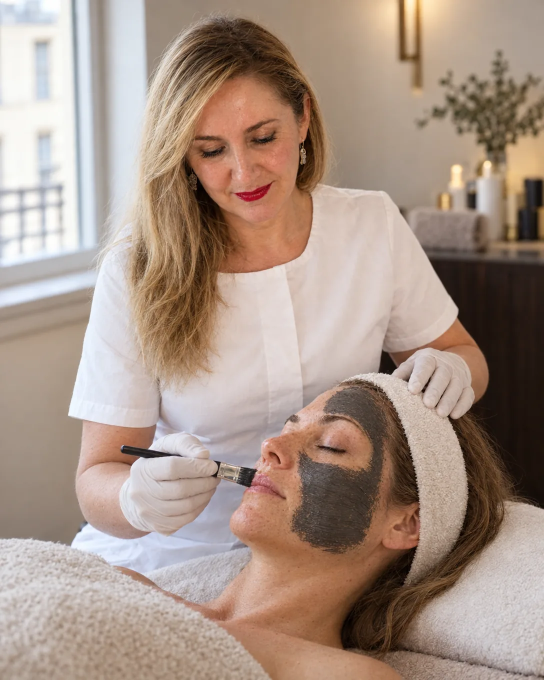
#> input picture src/assets/lp/carbon/hero-teresa.webp, 1088 x 1360 px, found by its file name (shown at 1/2 size)
$ python render_animatic.py ../../../src/assets/lp/carbon/hero-teresa.webp ../../../src/assets/lp/carbon/methode-1.webp ../../../src/assets/lp/carbon/methode-3.webp
#> lines starting #> are read from the running program, lines starting #| are printed output that depends on the picture
"""Rough cut (animatic) of the Carbon avatar video, 9:16, silent, watermarked «ENTWURF».

It lays out the timing of AVATAR-VIDEO-GUIDE.md section 2.2 with the material that exists today:
the three approved clips (from public/assets/lp-carbon/hero-video.mp4), the page stills and the text
layers from render_video_overlays.py. Where Teresa will talk (clips T1–T7, not generated yet) it shows
a marked placeholder made from the consented page image hero-teresa.webp. Never upload this file.

    py -I design/ads/2026-11-carbon/render_animatic.py <overlays-dir>/916 <out-dir> <fonts-dir>

Run from the repository root. Needs ffmpeg and Pillow; <fonts-dir> as in README.md («Neu erzeugen»).
"""
import os
import subprocess
import sys

from PIL import Image, ImageDraw, ImageEnhance, ImageFont

OV, OUT, FONTS = sys.argv[1], sys.argv[2], sys.argv[3]
W, H, FPS = 1080, 1920, 24  # the approved clips and Seedance run at 24 fps
HERO = 'public/assets/lp-carbon/hero-video.mp4'  # 1080x1350, clip 1 0.0–3.4, clip 2 4.0–6.8, clip 3 7.4–10.2
TERESA = 'src/assets/lp/carbon/hero-teresa.webp'
METHODE1 = 'src/assets/lp/carbon/methode-1.webp'
METHODE3 = 'src/assets/lp/carbon/methode-3.webp'
TMP = f'{OUT}/_work'
os.makedirs(TMP, exist_ok=True)

COCOA = (42, 30, 24); CREAM = (250, 246, 241); CLAY = (143, 90, 46)
sans = lambda px, w=600: (lambda f: (f.set_variation_by_axes([w]), f)[1])(ImageFont.truetype(f'{FONTS}/InstrumentSans-Var.ttf', px))


def cover(img, w, h, cx=0.5, cy=0.5):
    s = max(w / img.width, h / img.height)
    img = img.resize((round(img.width * s), round(img.height * s)), Image.LANCZOS)
    x = int((img.width - w) * cx); y = int((img.height - h) * cy)
    return img.crop((x, y, x + w, y + h))


def tag(im, text, y=300):
    d = ImageDraw.Draw(im)
    f = sans(34)
    tw = d.textlength(text, font=f)
    d.rounded_rectangle((72, y, 72 + tw + 48, y + 70), radius=14, fill=CREAM)
    d.text((96, y + 15), text, font=f, fill=CLAY)
    return im


def placeholder(name, label, zoom):
    """Teresa still (consented page image) cropped like angle A (wider) or B (closer), dimmed, with a tag."""
    im = Image.open(TERESA).convert('RGB')
    if zoom:  # angle B: closer on her face
        im = im.crop((250, 0, 250 + 600, 1067))
    im = cover(im, W, H, cx=0.45, cy=0.0)
    im = ImageEnhance.Brightness(ImageEnhance.Color(im).enhance(0.6)).enhance(0.8)
    path = f'{TMP}/{name}.png'
    tag(im, label).save(path)
    return path


def still(name, src, cx=0.5, cy=0.5):
    path = f'{TMP}/{name}.png'
    cover(Image.open(src).convert('RGB'), W, H, cx, cy).save(path)
    return path


def run(cmd):
    subprocess.run(cmd, check=True, stdout=subprocess.DEVNULL, stderr=subprocess.PIPE)


def segment(i, dur, src, overlays, video_in=None, crop_x=160, blur=False, zoom=True):
    """One shot: video (in-point, crop to 9:16) or still (slow 4 % push-in), plus full-frame PNG layers."""
#> called with i = 1, dur = 2.8, src = 'public/assets/lp-carbon/hero-video.mp4', video_in = 0.3, crop_x = 160, blur = False, zoom = True
    out = f'{TMP}/seg{i:02d}.mp4'
    args = ['ffmpeg', '-y']
    if video_in is not None:
        args += ['-ss', str(video_in), '-t', str(dur), '-i', src]
        base = f'[0:v]crop=759:1350:{crop_x}:0,scale={W}:{H},setsar=1,fps={FPS}'
    else:
        args += ['-loop', '1', '-t', str(dur), '-i', src]
        frames = int(dur * FPS)
        z = f"zoompan=z='1+0.04*on/{frames}':x='iw/2-(iw/zoom/2)':y='ih/2-(ih/zoom/2)':d={frames}:s={W}x{H}:fps={FPS}" if zoom else f'fps={FPS}'
        base = f'[0:v]scale={W * 2}:{H * 2},{z},setsar=1'
    if blur:
        base += ',boxblur=18:2,eq=brightness=-0.06'
    chain = [base + '[v0]']
    last = 'v0'
    for k, (png, start) in enumerate(overlays, start=1):
        args += ['-loop', '1', '-t', str(dur), '-i', png]
        chain.append(f'[{k}:v]format=rgba,fade=t=in:st={start}:d=0.35:alpha=1[o{k}]')
        chain.append(f'[{last}][o{k}]overlay=0:0[v{k}]')
        last = f'v{k}'
    args += ['-filter_complex', ';'.join(chain), '-map', f'[{last}]', '-t', str(dur), '-an',
             '-c:v', 'libx264', '-preset', 'medium', '-crf', '20', '-pix_fmt', 'yuv420p', '-r', str(FPS), out]
    run(args)
    return out


def watermark():
    im = Image.new('RGBA', (W, H), (0, 0, 0, 0))
    d = ImageDraw.Draw(im)
    f = sans(30)
    text = 'ENTWURF · Animatic · nicht veröffentlichen'
    tw = d.textlength(text, font=f)
    d.rounded_rectangle(((W - tw) / 2 - 24, 120, (W + tw) / 2 + 24, 176), radius=12, fill=(*COCOA, 200))
    d.text(((W - tw) / 2, 131), text, font=f, fill=CREAM)
    path = f'{TMP}/watermark.png'
    im.save(path)
    return path


def concat(segs, name):
    lst = f'{TMP}/{name}.txt'
    with open(lst, 'w') as fh:
        fh.writelines(f"file '{os.path.abspath(s)}'\n" for s in segs)
    joined = f'{TMP}/{name}-joined.mp4'
    run(['ffmpeg', '-y', '-f', 'concat', '-safe', '0', '-i', lst, '-c', 'copy', joined])
    out = f'{OUT}/{name}.mp4'
    run(['ffmpeg', '-y', '-i', joined, '-i', watermark(), '-filter_complex', '[0:v][1:v]overlay=0:0',
         '-an', '-c:v', 'libx264', '-preset', 'medium', '-crf', '21', '-pix_fmt', 'yuv420p', '-movflags', '+faststart', out])
    return out


ov = lambda n: f'{OV}/{n}.png'
SCRIM = ov('00-scrim')
pA = lambda n, line: placeholder(n, f'Platzhalter {n} · Teresa spricht · Winkel A', False)
#> in placeholder, im is the input picture: PIL image 1088x1360 RGB; mean R, G, B 167.5, 146.9, 134
#> in cover, `return img.crop((x, y, x + w, y + h))`:
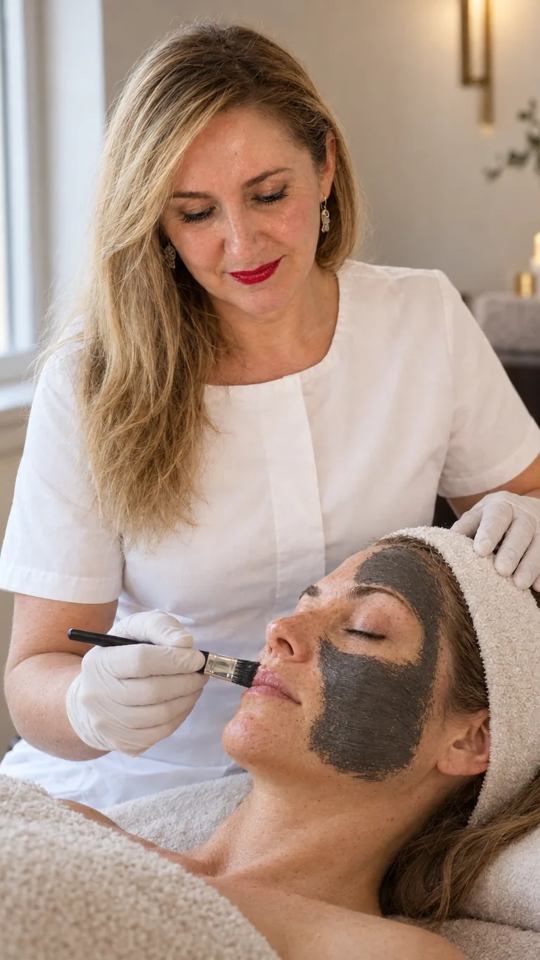
#> returned value: PIL image 1080x1920 RGB (shown at 1/2 size); mean R, G, B 172, 148, 133.8
#> in placeholder, `im = ImageEnhance.Brightness(ImageEnhance.Color(im).enhance(0.6)).enha..`:
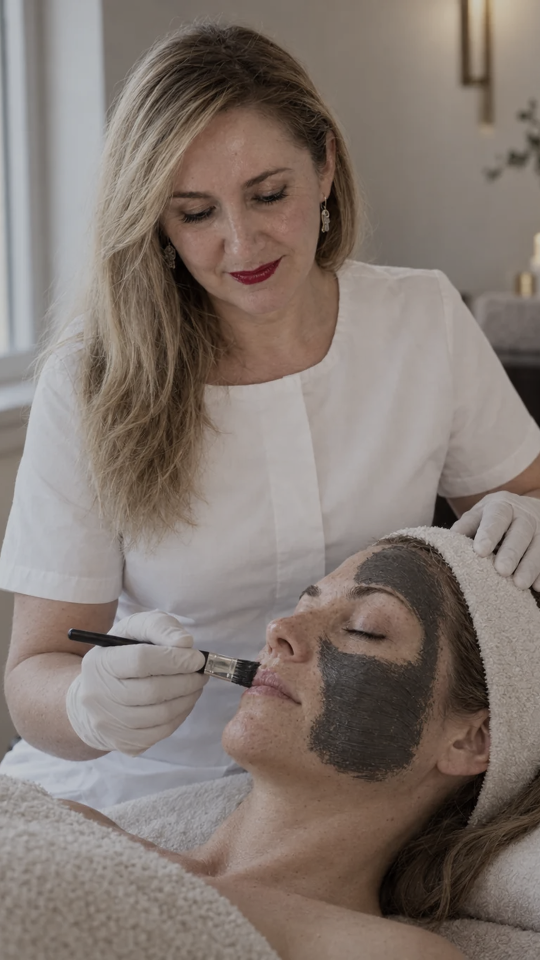
#> im: PIL image 1080x1920 RGB (shown at 1/2 size); mean R, G, B 131, 119.5, 112.7
pB = lambda n, line: placeholder(n, f'Platzhalter {n} · Teresa spricht · Winkel B', True)

# Full version, hook H1 (section 2.2). Times in seconds; overlay start is relative to the shot.
full = [
    segment(1, 2.8, HERO, [(SCRIM, 0), (ov('hook-h1'), 0.3)], video_in=0.3),
#> (the run stopped early here; a loop or call above may not have finished)

$ run again, with src/assets/lp/carbon/hero.webp copied over src/assets/lp/carbon/hero-teresa.webp
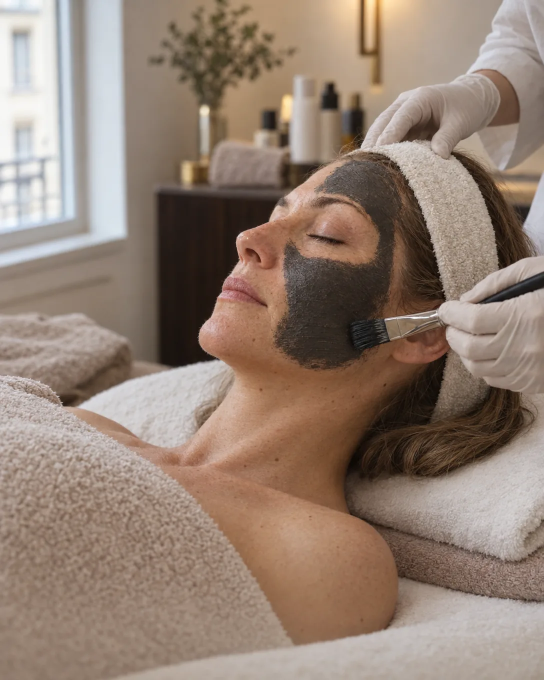
#> input picture src/assets/lp/carbon/hero.webp, 1088 x 1360 px, found by its file name (shown at 1/2 size)
#> in placeholder, im is the input picture: PIL image 1088x1360 RGB; mean R, G, B 147.4, 128.3, 114.9
#> in cover, `return img.crop((x, y, x + w, y + h))`:
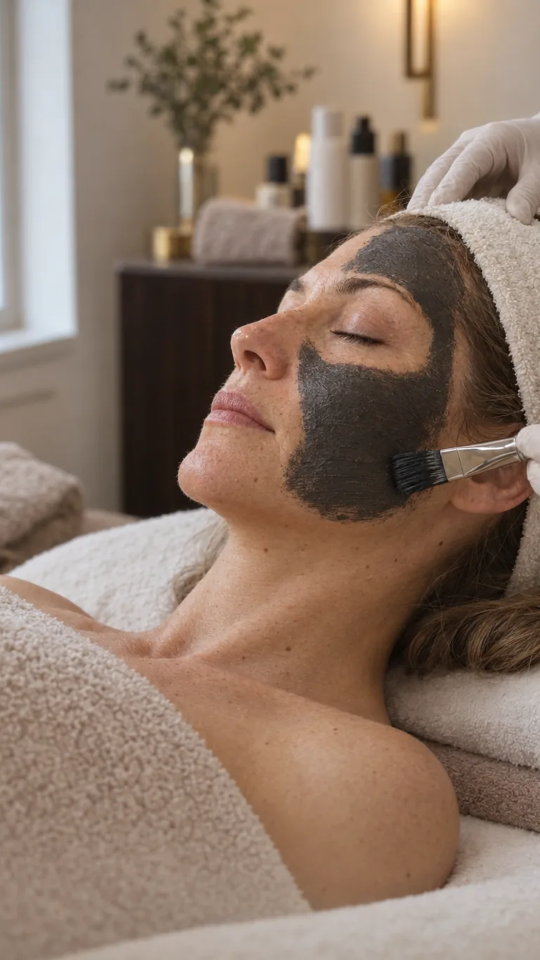
#> returned value: PIL image 1080x1920 RGB (shown at 1/2 size); mean R, G, B 140.7, 118.7, 103
#> in placeholder, `im = ImageEnhance.Brightness(ImageEnhance.Color(im).enhance(0.6)).enha..`:
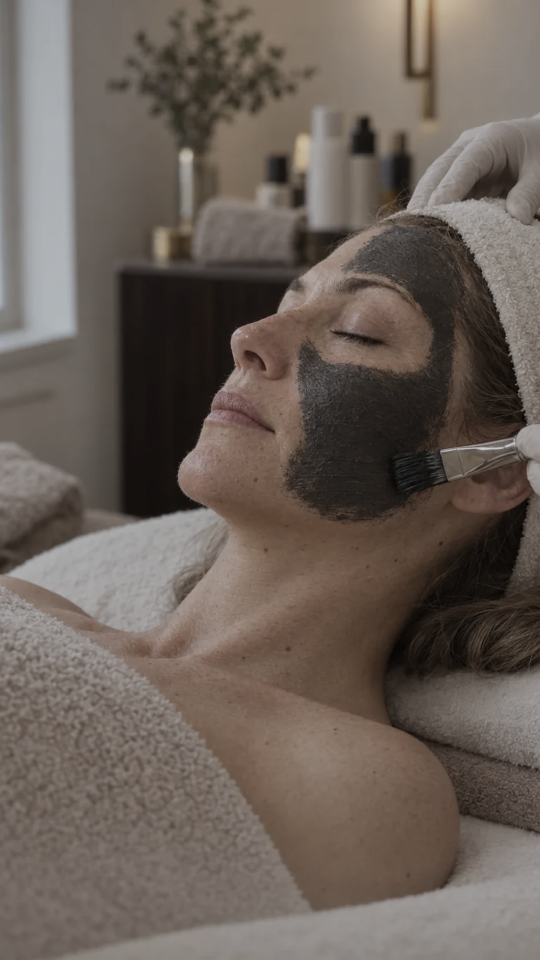
#> im: PIL image 1080x1920 RGB (shown at 1/2 size); mean R, G, B 106.3, 95.8, 88.3

$ run again, with src/assets/lp/carbon/methode-2.webp copied over src/assets/lp/carbon/hero-teresa.webp
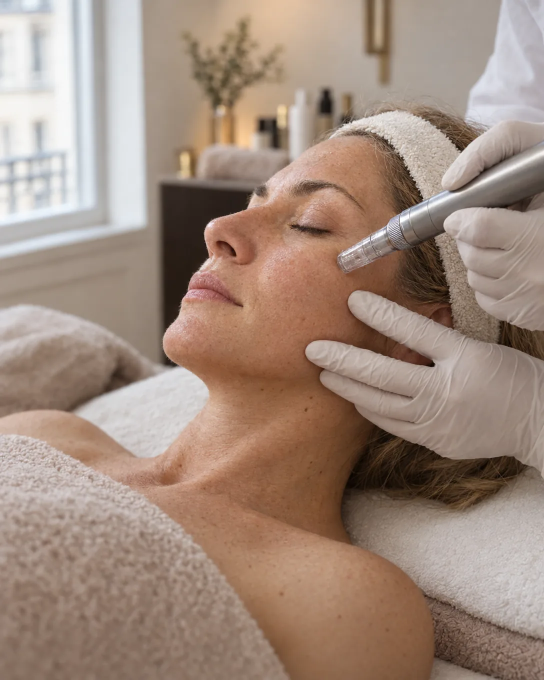
#> input picture src/assets/lp/carbon/methode-2.webp, 1088 x 1360 px, found by its file name (shown at 1/2 size)
#> in placeholder, im is the input picture: PIL image 1088x1360 RGB; mean R, G, B 160.6, 138.7, 124.9
#> in cover, `return img.crop((x, y, x + w, y + h))`:
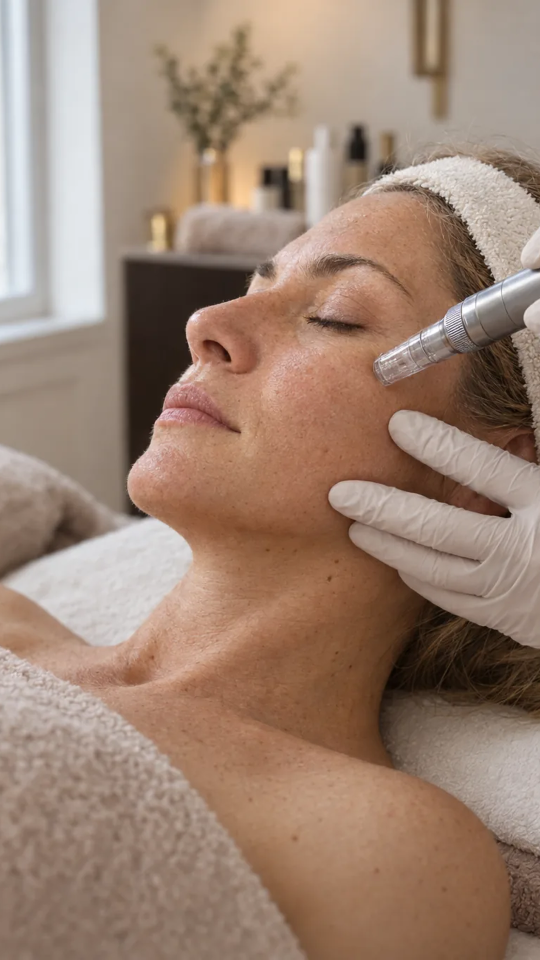
#> returned value: PIL image 1080x1920 RGB (shown at 1/2 size); mean R, G, B 156.7, 130.9, 114.3
#> in placeholder, `im = ImageEnhance.Brightness(ImageEnhance.Color(im).enhance(0.6)).enha..`:
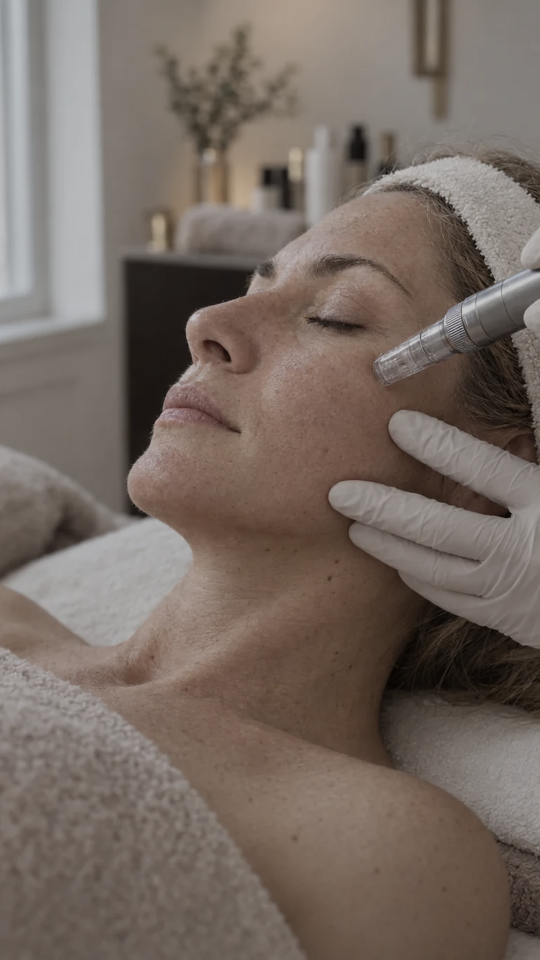
#> im: PIL image 1080x1920 RGB (shown at 1/2 size); mean R, G, B 118.2, 105.9, 97.9
